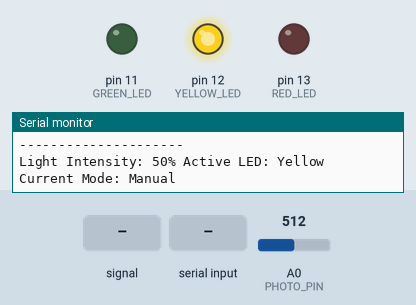
This sketch was run on a simulated Arduino Uno, built with avr-gcc and run on an emulated ATmega328P. Shown: output pins drawn as LEDs (lit = HIGH), the last lines printed to the serial monitor. The inputs (shaded band) are chosen by the test bench; at power-on: A0 (PHOTO_PIN) = 512.

Above: at 1.2 s.
1.3 s: A0 (PHOTO_PIN) fed a 200 Hz sine of ±255 counts around its level
At 1.9 s:
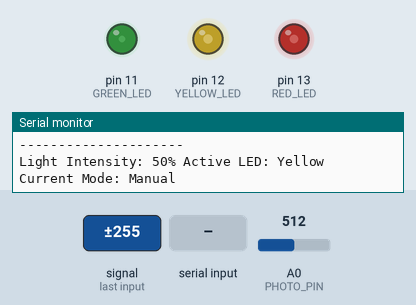
2.8 s: A0 (PHOTO_PIN) set to 306
At 3.5 s:
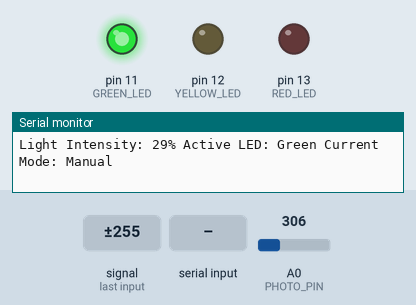
4.3 s: "SET LOW\n" received over Serial
At 5.4 s:
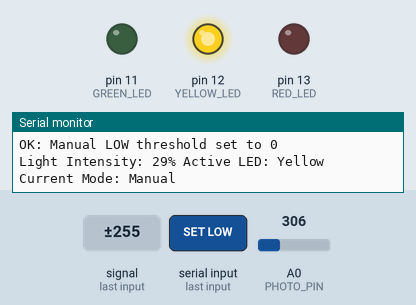
5.8 s: "SET HIGH\n" received over Serial
At 7.0 s:
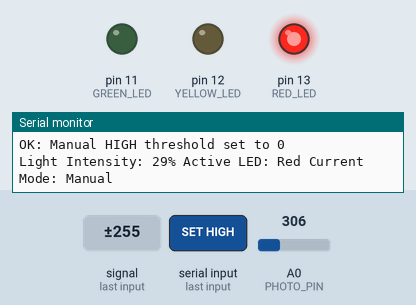
7.3 s: A0 (PHOTO_PIN) fed a 2 Hz sine of ±306 counts around its level
At 7.65 s:
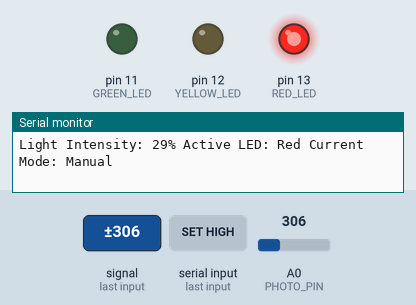
10.3 s: A0 (PHOTO_PIN) fed a 50 Hz sine of ±306 counts around its level
Timing chart, 0 to 12.8 s (numbered marks = the images above; inputs shaded):
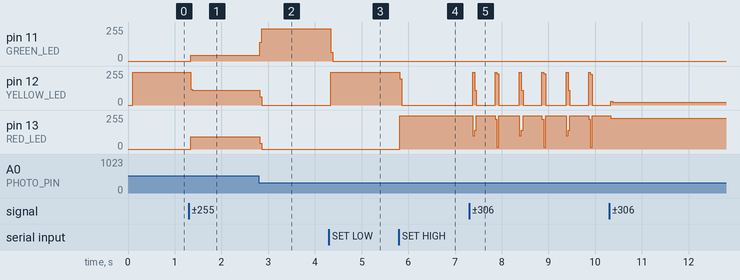

The sketch:

MidtermLab.ino
```cpp
#define PHOTO_PIN A0
#define GREEN_LED 11
#define YELLOW_LED 12
#define RED_LED 13

#define AUTO_LOW_THRESHOLD 40
#define AUTO_HIGH_THRESHOLD 70

String serialInputString = "";
bool commandComplete = false;
unsigned long lastPrintTime = 0;
const unsigned long printInterval = 1000;

int currentLightPercent = 0;
String activeLED = "None";
String environment = "";

int manualLowThreshold = 30;
int manualHighThreshold = 60;

enum SystemMode { MANUAL, AUTOMATIC };
SystemMode currentMode = MANUAL;

void setup() {
  Serial.begin(9600);
  pinMode(PHOTO_PIN, INPUT);
  pinMode(GREEN_LED, OUTPUT);
  pinMode(YELLOW_LED, OUTPUT);
  pinMode(RED_LED, OUTPUT);

  Serial.println("--- System Booted ---");
  Serial.println("Mode: MANUAL (default)");
  Serial.println("Type 'MODE AUTO' or 'SET LOW xx' / 'SET HIGH xx'");
  Serial.println("---------------------");
}

void loop() {
  checkSerialInput();
  runSystemLogic();
  printStatusReport();
}

void checkSerialInput() {
  while (Serial.available()) {
    char inChar = (char)Serial.read();
    if (inChar == '\n' || inChar == '\r') {
      commandComplete = true;
    } else {
      serialInputString += inChar;
    }
  }

  if (commandComplete) {
    serialInputString.toUpperCase();
    serialInputString.trim();

    if (serialInputString.startsWith("MODE")) {
      if (serialInputString.endsWith("AUTO")) {
        currentMode = AUTOMATIC;
        Serial.println("OK: Mode set to AUTOMATIC");
      } else if (serialInputString.endsWith("MANUAL")) {
        currentMode = MANUAL;
        Serial.println("OK: Mode set to MANUAL");
      } else {
        Serial.println("Error: Wrong command");
      }
    } else if (serialInputString.startsWith("SET LOW")) {
      if (currentMode == AUTOMATIC) {
        Serial.println("Error: Cannot set thresholds in AUTOMATIC mode");
      } else {
        String valueStr = serialInputString.substring(7);
        valueStr.trim();
        manualLowThreshold = valueStr.toInt();
        Serial.print("OK: Manual LOW threshold set to ");
        Serial.println(manualLowThreshold);
      }
    } else if (serialInputString.startsWith("SET HIGH")) {
      if (currentMode == AUTOMATIC) {
        Serial.println("Error: Cannot set thresholds in AUTOMATIC mode");
      } else {
        String valueStr = serialInputString.substring(8);
        valueStr.trim();
        manualHighThreshold = valueStr.toInt();
        Serial.print("OK: Manual HIGH threshold set to ");
        Serial.println(manualHighThreshold);
      }
    } else {
      Serial.println("Error: Wrong command");
    }

    serialInputString = "";
    commandComplete = false;
  }
}

void runSystemLogic() {
  int lightValue = analogRead(PHOTO_PIN);
  currentLightPercent = map(lightValue, 0, 1023, 0, 100);

  int lowThreshold = (currentMode == MANUAL) ? manualLowThreshold : AUTO_LOW_THRESHOLD;
  int highThreshold = (currentMode == MANUAL) ? manualHighThreshold : AUTO_HIGH_THRESHOLD;

  digitalWrite(GREEN_LED, LOW);
  digitalWrite(YELLOW_LED, LOW);
  digitalWrite(RED_LED, LOW);

  if (currentLightPercent < lowThreshold) {
    digitalWrite(GREEN_LED, HIGH);
    activeLED = "Green";
  } else if (currentLightPercent <= highThreshold) {
    digitalWrite(YELLOW_LED, HIGH);
    activeLED = "Yellow";
  } else {
    digitalWrite(RED_LED, HIGH);
    activeLED = "Red";
  }

  if (currentLightPercent <= 40) {
    environment = "Cloudy";
  } else if (currentLightPercent <= 70) {
    environment = "Normal";
  } else {
    environment = "Bright Sunlight";
  }
}

void printStatusReport() {
  if (millis() - lastPrintTime >= printInterval) {
    lastPrintTime = millis();

    Serial.print("Light Intensity: ");
    Serial.print(currentLightPercent);
    Serial.print("% Active LED: ");
    Serial.print(activeLED);
    Serial.print(" Current Mode: ");
    if (currentMode == MANUAL) {
      Serial.print("Manual");
    } else {
      Serial.print("Automatic Environment: ");
      Serial.print(environment);
    }
    Serial.println();
  }
}
```

Measured:
- after the input at 1.3 s, pin 11 (GREEN_LED): 0/255 → 45/255 at once; pin 12 (YELLOW_LED): 246/255 → 109/255 at once; pin 13 (RED_LED): 0/255 → 92/255 at once
- after the input at 2.8 s, pin 11 (GREEN_LED): 45/255 → 242/255 at once; pin 12 (YELLOW_LED): 109/255 → 0/255 at once; pin 13 (RED_LED): 92/255 → 0/255 at once
- after the input at 4.3 s, pin 11 (GREEN_LED): 242/255 → 0/255 at once; pin 12 (YELLOW_LED): 0/255 → 246/255 at once
- after the input at 5.8 s, pin 12 (YELLOW_LED): 246/255 → 0/255 at once; pin 13 (RED_LED): 0/255 → 250/255 at once
